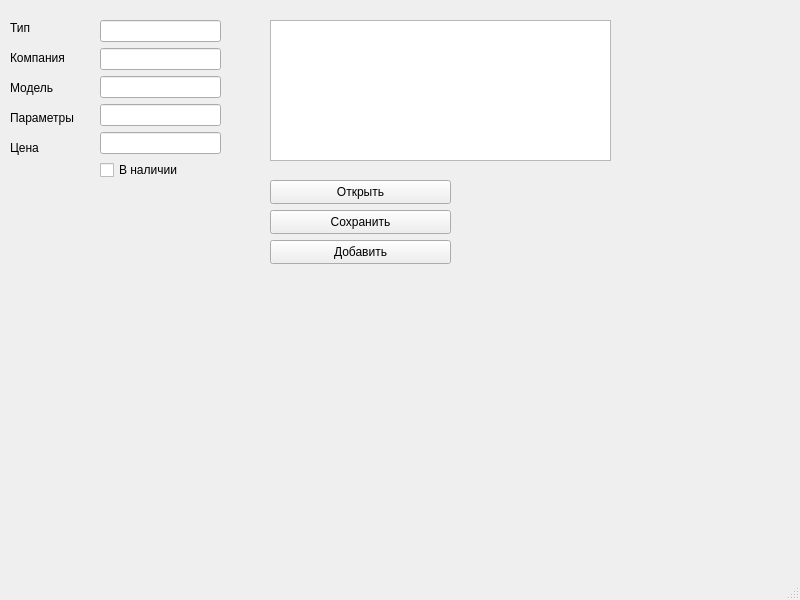
<?xml version="1.0" encoding="UTF-8"?>
<ui version="4.0">
 <class>MainWindow</class>
 <widget class="QMainWindow" name="MainWindow">
  <property name="geometry">
   <rect>
    <x>0</x>
    <y>0</y>
    <width>800</width>
    <height>600</height>
   </rect>
  </property>
  <property name="windowTitle">
   <string>MainWindow</string>
  </property>
  <widget class="QWidget" name="centralwidget">
   <widget class="QLabel" name="label">
    <property name="geometry">
     <rect>
      <x>10</x>
      <y>20</y>
      <width>49</width>
      <height>16</height>
     </rect>
    </property>
    <property name="text">
     <string>Тип</string>
    </property>
   </widget>
   <widget class="QLabel" name="label_2">
    <property name="geometry">
     <rect>
      <x>10</x>
      <y>50</y>
      <width>61</width>
      <height>16</height>
     </rect>
    </property>
    <property name="text">
     <string>Компания</string>
    </property>
   </widget>
   <widget class="QLabel" name="label_3">
    <property name="geometry">
     <rect>
      <x>10</x>
      <y>80</y>
      <width>61</width>
      <height>16</height>
     </rect>
    </property>
    <property name="text">
     <string>Модель</string>
    </property>
   </widget>
   <widget class="QLabel" name="label_4">
    <property name="geometry">
     <rect>
      <x>10</x>
      <y>110</y>
      <width>71</width>
      <height>16</height>
     </rect>
    </property>
    <property name="text">
     <string>Параметры</string>
    </property>
   </widget>
   <widget class="QLabel" name="label_5">
    <property name="geometry">
     <rect>
      <x>10</x>
      <y>140</y>
      <width>61</width>
      <height>16</height>
     </rect>
    </property>
    <property name="text">
     <string>Цена</string>
    </property>
   </widget>
   <widget class="QTextEdit" name="output">
    <property name="geometry">
     <rect>
      <x>270</x>
      <y>20</y>
      <width>341</width>
      <height>141</height>
     </rect>
    </property>
   </widget>
   <widget class="QWidget" name="gridLayoutWidget">
    <property name="geometry">
     <rect>
      <x>100</x>
      <y>20</y>
      <width>121</width>
      <height>162</height>
     </rect>
    </property>
    <layout class="QGridLayout" name="inputs">
     <item row="4" column="0">
      <widget class="QLineEdit" name="editParams"/>
     </item>
     <item row="2" column="0">
      <widget class="QLineEdit" name="editType"/>
     </item>
     <item row="6" column="0">
      <widget class="QCheckBox" name="checkInStore">
       <property name="text">
        <string>В наличии</string>
       </property>
      </widget>
     </item>
     <item row="3" column="0">
      <widget class="QLineEdit" name="editModel"/>
     </item>
     <item row="5" column="0">
      <widget class="QLineEdit" name="editCost"/>
     </item>
     <item row="1" column="0">
      <widget class="QLineEdit" name="editCompany"/>
     </item>
    </layout>
   </widget>
   <widget class="QPushButton" name="readFileButton">
    <property name="geometry">
     <rect>
      <x>270</x>
      <y>180</y>
      <width>181</width>
      <height>24</height>
     </rect>
    </property>
    <property name="text">
     <string>Открыть</string>
    </property>
   </widget>
   <widget class="QPushButton" name="saveFileButton">
    <property name="geometry">
     <rect>
      <x>270</x>
      <y>210</y>
      <width>181</width>
      <height>24</height>
     </rect>
    </property>
    <property name="text">
     <string>Сохранить</string>
    </property>
   </widget>
   <widget class="QPushButton" name="addItemButton">
    <property name="geometry">
     <rect>
      <x>270</x>
      <y>240</y>
      <width>181</width>
      <height>24</height>
     </rect>
    </property>
    <property name="text">
     <string>Добавить</string>
    </property>
   </widget>
  </widget>
  <widget class="QStatusBar" name="statusbar"/>
 </widget>
 <resources/>
 <connections/>
</ui>
